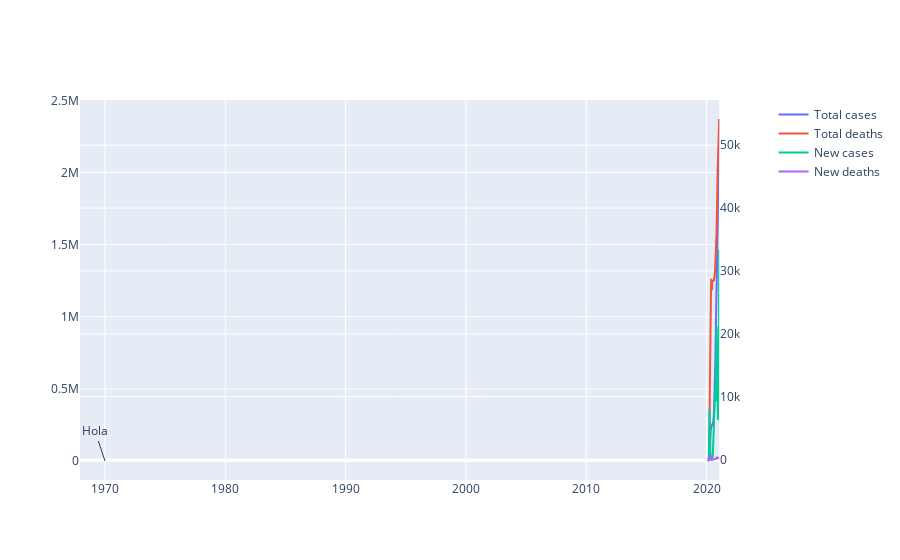

The notebook cell saved with this chart:
### Code cell
fig = make_subplots(specs=[[{"secondary_y":True}]])

fig.add_trace(go.Scatter(x=c_df["date"], y=c_df["total_cases"], mode="lines", name="Total cases"), secondary_y=False)
fig.add_trace(go.Scatter(x=c_df["date"], y=c_df["total_deaths"], mode="lines", name="Total deaths"), secondary_y=True)
fig.add_trace(go.Scatter(x=c_df["date"], y=c_df["new_cases_smoothed"], mode="lines", name="New cases"), secondary_y=True)
fig.add_trace(go.Scatter(x=c_df["date"], y=c_df["new_deaths_smoothed"], mode="lines", name="New deaths"), secondary_y=True)

fig.add_annotation(x=dt.datetime(), y= 100, text="Hola", showarrow=True)

fig.show()

### Figure 1 — Plotly figure (JSON) as saved in the notebook; plotly's stock layout.template omitted (floating-point values rounded to 4 significant figures; data arrays with more than 128 entries replaced by an {"elided": "..."} marker saying what was removed)
{"data": [{"mode": "lines", "name": "Total cases", "type": "scatter", "x": {"elided": "354 str values"}, "xaxis": "x", "y": {"elided": "354 int values"}, "yaxis": "y"}, {"mode": "lines", "name": "Total deaths", "type": "scatter", "x": {"elided": "354 str values"}, "xaxis": "x", "y": {"elided": "354 int values"}, "yaxis": "y2"}, {"mode": "lines", "name": "New cases", "type": "scatter", "x": {"elided": "354 str values"}, "xaxis": "x", "y": {"elided": "354 float values"}, "yaxis": "y2"}, {"mode": "lines", "name": "New deaths", "type": "scatter", "x": {"elided": "354 str values"}, "xaxis": "x", "y": {"elided": "354 float values"}, "yaxis": "y2"}], "layout": {"annotations": [{"showarrow": true, "text": "Hola", "x": 100, "y": 100}], "xaxis": {"anchor": "y", "domain": [0, 0.94]}, "yaxis": {"anchor": "x", "domain": [0, 1]}, "yaxis2": {"anchor": "x", "overlaying": "y", "side": "right"}}}
